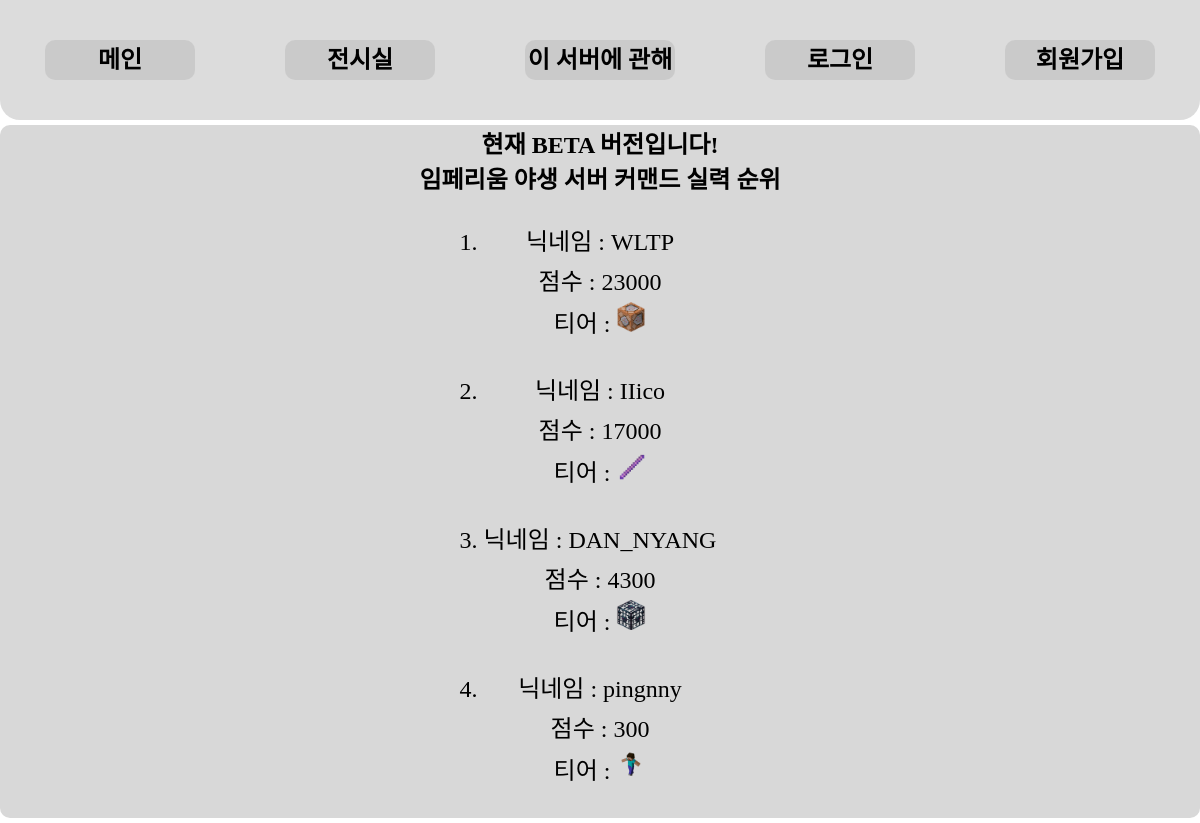
Screenshot of /command_ranking/ with the database file from the repository.
### command_ranking/models.py (models this page shows, shortened)
class Player(models.Model):
    nickname = models.CharField(max_length=255)
    point = models.CharField(max_length=255)
    rank = models.IntegerField(default=0)
    tier = models.ImageField(blank=True, null=True)

### command_ranking/views.py (the view)
# urls.py: path('command_ranking/', command_ranking_main, name='command_ranking'),
def command_ranking_main(request):
    players = Player.objects.all().order_by("rank")
    content = {"players": players}
    return render(request, "command_ranking/index.html", content)

### templates/command_ranking/index.html
{% extends 'base.html' %}
{% block content %}
<div class="content2">
    <h1>현재 BETA 버전입니다!</h1>
    <h2>임페리움 야생 서버 커맨드 실력 순위</h2>
    <br>
    <ol>
        {% for player in players %}
        <li>
            <div>
                닉네임 : {{ player.nickname }}
            </div>
            <div>
                점수 : {{ player.point }}
            </div>
            <div>
                티어 : <img src = "{{ player.tier.url }}" style="height: 30px; width: 30px;">
            </div>
        </li>
        <br>
        {% endfor %}
    </ol>
</div>
{% endblock %}

### static/main/index.css (style rules this page uses)
* { font-size: 24px; font-family: 'establishRetrosansOTF'; margin: 0; padding: 0; box-sizing: border-box; }
div { margin-bottom: 5px; }
img { width: 400px; height: 600px; object-fit: cover; }
.content2 { border-radius: 10px; display: flex; flex-direction: column; align-items: center; justify-content: center; background-color: rgb(216, 216, 216); text-align: center; }
li { min-width: 100px; flex: 1; }

### rows the page displays
Player: nickname "WLTP", point "23000", tier (picture)
Player: nickname "IIico", point "17000", tier (picture)
Player: nickname "DAN_NYANG", point "4300", tier (picture)
Player: nickname "pingnny", point "300", tier (picture)
